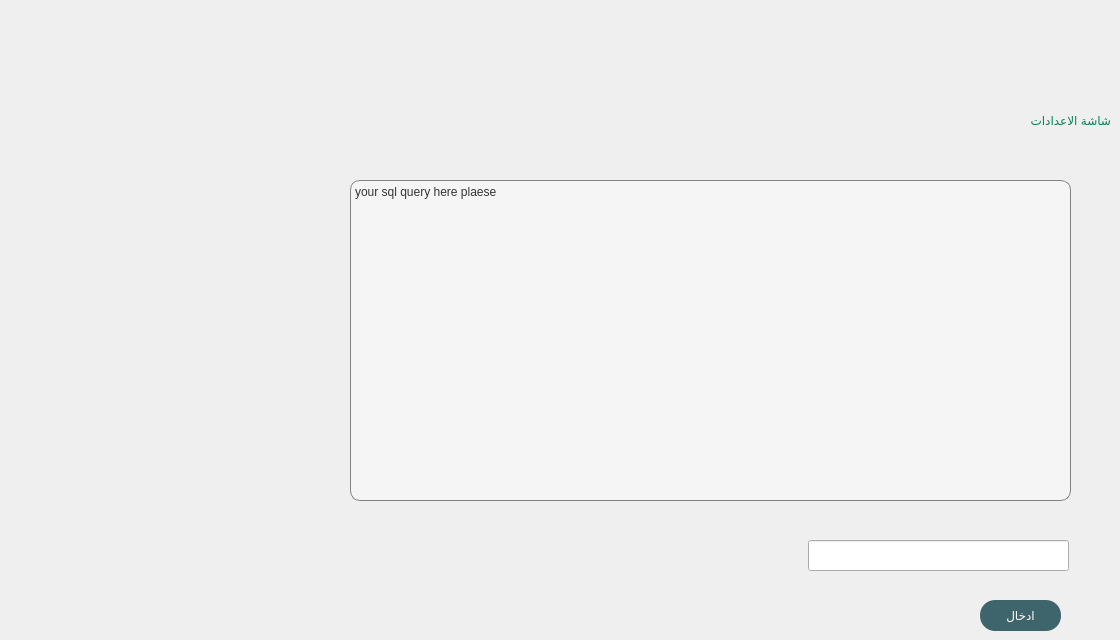
    <widget class="QWidget" name="page_6">
     <widget class="QPlainTextEdit" name="settingstext">
      <property name="geometry">
       <rect>
        <x>350</x>
        <y>180</y>
        <width>721</width>
        <height>321</height>
       </rect>
      </property>
      <property name="styleSheet">
       <string notr="true">font: 63 12pt &quot;Bahnschrift SemiBold&quot;;
color: rgb(52, 52, 52);
background-color: rgb(255, 255, 255,100);
border: 1px solid;
border-radius:10;
border-color: rgb(130, 130, 130);
</string>
      </property>
      <property name="plainText">
       <string>your sql query here plaese</string>
      </property>
     </widget>
     <widget class="QLineEdit" name="settingspass">
      <property name="geometry">
       <rect>
        <x>808</x>
        <y>540</y>
        <width>261</width>
        <height>31</height>
       </rect>
      </property>
     </widget>
     <widget class="QPushButton" name="settingsbutton">
      <property name="geometry">
       <rect>
        <x>980</x>
        <y>600</y>
        <width>81</width>
        <height>31</height>
       </rect>
      </property>
      <property name="styleSheet">
       <string notr="true">QPushButton{
background-color: rgb(62, 100, 108);
border:0px;
border-radius:15px;
	color: rgb(255, 255, 255);
	
	font: 14pt &quot;BoutrosMBCDinkum&quot;;
}
QPushButton:pressed  {
background-color: rgb(150,150,150);
}</string>
      </property>
      <property name="text">
       <string>ادخال</string>
      </property>
     </widget>
     <widget class="QLabel" name="label_34">
      <property name="geometry">
       <rect>
        <x>880</x>
        <y>100</y>
        <width>231</width>
        <height>41</height>
       </rect>
      </property>
      <property name="styleSheet">
       <string notr="true">font: 57 24pt &quot;BoutrosMBCDinkum&quot;;
color: rgb(5, 131, 89);</string>
      </property>
      <property name="text">
       <string>شاشة الاعدادات</string>
      </property>
     </widget>
    </widget>
